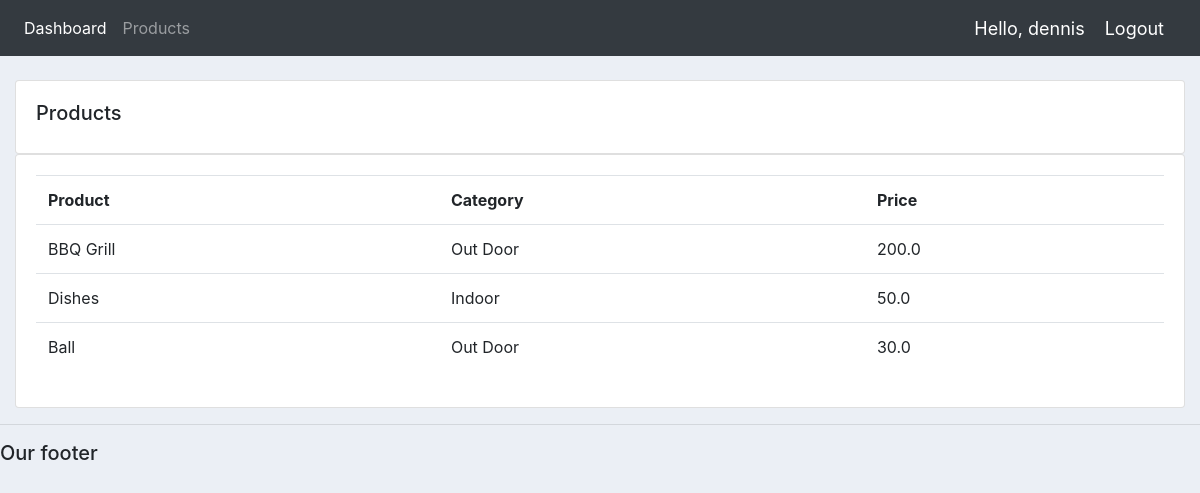
Screenshot of /products/ (signed in) with the database file from the repository.
### accounts/models.py (models this page shows)
class AccountsProduct(models.Model):
    name = models.CharField(max_length=200, blank=True, null=True)
    price = models.FloatField(blank=True, null=True)
    category = models.CharField(max_length=200, blank=True, null=True)
    date_created = models.DateTimeField(blank=True, null=True)
    description = models.CharField(max_length=200, blank=True, null=True)
    class Meta:
        managed = False
        db_table = 'accounts_product'

### accounts/views.py (the view)
# urls.py: path('products/', views.products, name='products'),
@login_required(login_url='login')
def products(request):
    products = Product.objects.all()
    return render(request, 'accounts/products.html', {'products': products})

### accounts/templates/accounts/products.html
{%  extends 'accounts/main.html' %}
{% block content %}
		<br>
		<div class="row">
			<div class="col-md">
				<div class="card card-body">
					<h5>Products</h5>
				</div>
				<div class="card card-body">
					<table class="table">
						<tr>
							<th>Product</th>
							<th>Category</th>
							<th>Price</th>
						</tr>
						{% for i in products %}
							<tr>
								<td>{{i.name}}</td>
								<td>{{i.category}}</td>
								<td>{{i.price}}</td>
							</tr>
						{% endfor %}
					</table>
				</div>
			</div>
		</div>
{% endblock content %}

### accounts/templates/accounts/navbar.html (shortened to what this page needs)
{% load static %}
<nav class="navbar navbar-expand-lg navbar-dark bg-dark">
  <div class="collapse navbar-collapse" id="navbarNav">
    <ul class="navbar-nav">
      <li class="nav-item active">
        <a class="nav-link" href="{% url 'home' %}">Dashboard</a>
      </li>
      <li class="nav-item">
        <a class="nav-link" href="{% url 'products' %}">Products</a>
      </li>
    </ul>
  </div>
  <span class="hello-msg">Hello, {{request.user}}</span>
  <span ><a  class="hello-msg" href="{% url 'logout' %}">Logout</a></span>
</nav>

### static/css/main.css (style rules this page uses)
body { background-color: #ebeff5; }

### accounts/templates/accounts/navbar.html (style rules this page uses)
.hello-msg { font-size: 18px; color: #fff; margin-right: 20px; }

### rows the page displays
AccountsProduct: name "BBQ Grill", category "Out Door", price "200.0"
AccountsProduct: name "Dishes", category "Indoor", price "50.0"
AccountsProduct: name "Ball", category "Out Door", price "30.0"

### other values shown
{{ request.user }} "dennis"
